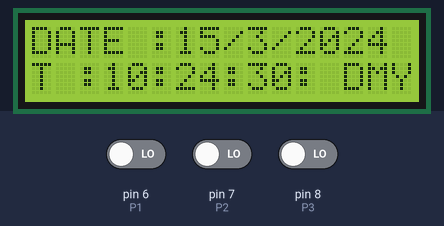
The sketch below on a simulated Arduino Uno, built with avr-gcc and run on an emulated ATmega328P. On the bench: 16×2 character LCD. Inputs (shaded band) come from the test bench; at power-on: pin 6 (P1) LOW, pin 8 (P3) LOW, pin 7 (P2) LOW. The local clock reads 2024-03-15 10:24:30 at power-on unless the sketch sets it.

Above: at 0.1 s.
1.3 s: pin 6 (P1) driven HIGH
At 1.6 s:
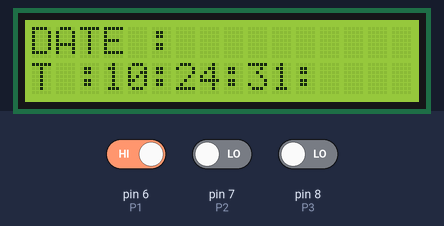
4.3 s: pin 8 (P3) driven HIGH
At 4.85 s:
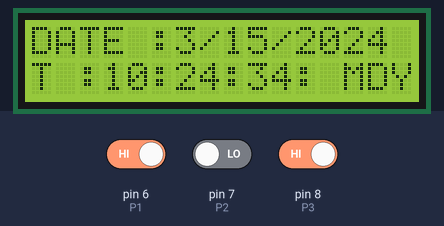
6.8 s: pin 7 (P2) driven HIGH
At 7.15 s:
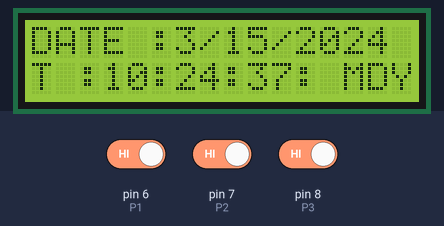
8.5 s: pin 7 (P2) driven LOW
At 9.17 s:
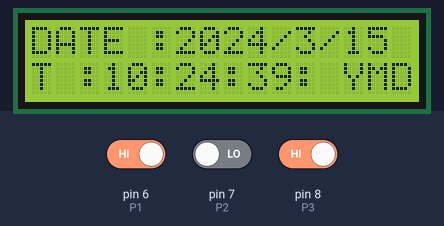
11.5 s: pin 6 (P1) driven LOW
13.0 s: pin 6 (P1) driven HIGH
At 13.69 s:
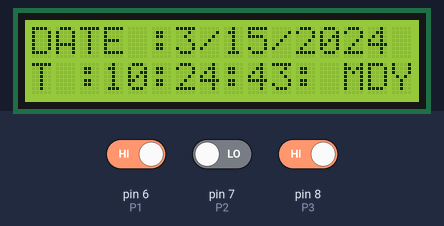
Timing chart, 0 to 15.8 s (numbered marks = the images above; inputs shaded):
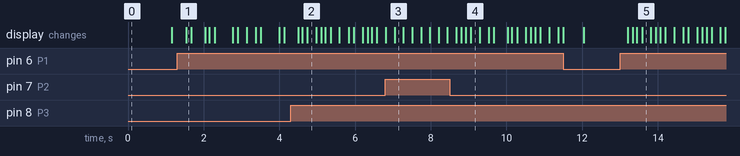

The sketch:

Date-And-Time-By-Adarsh.ino
```cpp
//--------------------- REAL TIME CLOCK IN A LCD MONITOR - By - Adarsh Verma - KIKfuc-17----------------------//
//Task: write a program code for any type of microcontroller or field programmable gate array (FPGA) which implements the following functions:
#include <Wire.h>
#include <TimeLib.h>
#include <DS1307RTC.h>
#include <LCD.h>
#include <LiquidCrystal_I2C.h>
#include <millisDelay.h>
    millisDelay starttime;

    #define I2C_ADDR    0x27  // Define I2C Address for the PCF8574T

    #define Rs_pin  0
    #define Rw_pin  1
    #define En_pin  2
    #define BACKLIGHT_PIN  3
    #define D4_pin  4
    #define D5_pin  5
    #define D6_pin  6
    #define D7_pin  7

    #define  LED_OFF  1
    #define  LED_ON  0

    /*-----( Declare objects )-----*/
    LiquidCrystal_I2C  lcd(I2C_ADDR,En_pin,Rw_pin,Rs_pin,D4_pin,D5_pin,D6_pin,D7_pin);


    //************Button*****************//
    int P1 = 6; // Button SET MENU'
    int P2 = 7; // Button +
    int P3 = 8; // Button -
    //************Variables**************//
    int hourupg = 0;
    int check = 0;
    int menu = 0;
    int input = 0;

    //---------------------setup--------------------------------//
    void setup() {

        lcd.begin(16, 2);
        lcd.setBacklightPin(BACKLIGHT_PIN, POSITIVE);
        lcd.setBacklight(LED_ON);

        pinMode(P1, INPUT);
        pinMode(P2, INPUT);
        pinMode(P3, INPUT);

        Serial.begin(9600);
        Wire.begin();

        int menu = 0;
    }

    //--------------------------options-------------------------------//
    void Option0() {
        tmElements_t tm;
        lcd.backlight();
        (RTC.read(tm));

        lcd.setCursor(0, 0); //Start at character 0 on line 0
        lcd.print("DATE :");
        lcd.print(tm.Day);
        lcd.print('/');
        lcd.print(tm.Month);
        lcd.print('/');
        lcd.print(tmYearToCalendar(tm.Year));

        lcd.setCursor(0, 1); //Start at character 0 on line 1
        lcd.print("T :");
        print2digits(tm.Hour);
        lcd.print(':');
        print2digits(tm.Minute);
        lcd.print(':');
        print2digits(tm.Second);
        lcd.print(": DMY");
    }

    void Option1() {
        tmElements_t tm;
        lcd.backlight();
        (RTC.read(tm));

        lcd.setCursor(0, 0); //Start at character 0 on line 0
        lcd.print("DATE :");
        lcd.print(tmYearToCalendar(tm.Year));
        lcd.print('/');
        lcd.print(tm.Month);
        lcd.print('/');
        lcd.print(tm.Day);

        lcd.setCursor(0, 1); //Start at character 0 on line 1
        lcd.print("T :");
        print2digits(tm.Hour);
        lcd.print(':');
        print2digits(tm.Minute);
        lcd.print(':');
        print2digits(tm.Second);
        lcd.print(": YMD");
    }

    void Option2() {
        tmElements_t tm;
        lcd.backlight();
        (RTC.read(tm));

        lcd.setCursor(0, 0); //Start at character 0 on line 0
        lcd.print("DATE :");
        lcd.print(tm.Month);
        lcd.print('/');
        lcd.print(tm.Day);
        lcd.print('/');
        lcd.print(tmYearToCalendar(tm.Year));

        lcd.setCursor(0, 1); //Start at character 0 on line 1
        lcd.print("T :");
        print2digits(tm.Hour);
        lcd.print(':');
        print2digits(tm.Minute);
        lcd.print(':');
        print2digits(tm.Second);
        lcd.print(": MDY");
    }


    //------------------------Start-----------------------------//
    void loop() {

        if (digitalRead(P1)) {
            check = 0;
            starttime.start(4400);
            if (menu == 3) {
                menu = 0;
            } else {
                menu = menu + 1;
            }

        }
        // in which subroutine should we go?
        if (menu == 0) {
            Option0();
        }
        if (menu == 1) {
            Display1();
        }
        if (menu == 2) {
            StoreOption();
        }

        delay(100);
    }

    void print2digits(int number) {
        if (number >= 0 && number < 10) {
            lcd.print('0');
        }
        lcd.print(number);
    }

    //---------------------------------Select-----------------------------//
    void Display1() {

        if (digitalRead(P2) == HIGH) {
            check = 0;
            starttime.start(4400);
            if (hourupg == 2) {
                hourupg = 0;
            } else {
                hourupg = hourupg + 1;
            }
        }

        if (digitalRead(P3) == HIGH) {
            check = 0;
            starttime.start(4400);
            if (hourupg == 0) {
                hourupg = 2;
            } else {
                hourupg = hourupg - 1;
            }
        }
        if (!digitalRead(P2) == HIGH) {

            if (hourupg == 0) {

                Option0();
                input = 0;

                if (starttime.justFinished()) {
                    check++;
                }
                if (check < 1) {
                    delay(100);
                    lcd.setCursor(13, 1);
                    lcd.print("   ");
                    lcd.setCursor(6, 0);
                    lcd.print("          ");
                }
            }

            if (hourupg == 1) {

                Option1();
                input = 1;
                if (starttime.justFinished()) {
                    check++;
                }
                if (check < 1) {
                    delay(100);
                    lcd.setCursor(13, 1);
                    lcd.print("   ");
                    lcd.setCursor(6, 0);
                    lcd.print("          ");
                }
            }

            if (hourupg == 2) {

                Option2();
                input = 2;
                if (starttime.justFinished()) {
                    check++;
                }
                if (check < 1) {
                    delay(100);
                    lcd.setCursor(13, 1);
                    lcd.print("   ");
                    lcd.setCursor(6, 0);
                    lcd.print("          ");
                }
            }

        }
    }


    void StoreOption() {
    // Variable saving

        if (input == 0) {
            Option0();

        } else if (input == 1) {
            Option1();

        } else {
            Option2();

        }
    }
```

Measured:
- after the input at 1.3 s, the display: changes after 0.24 s (image 1)
- after the input at 4.3 s, the display: changes after 0.19 s (image 2)
- after the input at 8.5 s, the display: first differs from a run without the input after 0.31 s (image 4 shows a later state)
